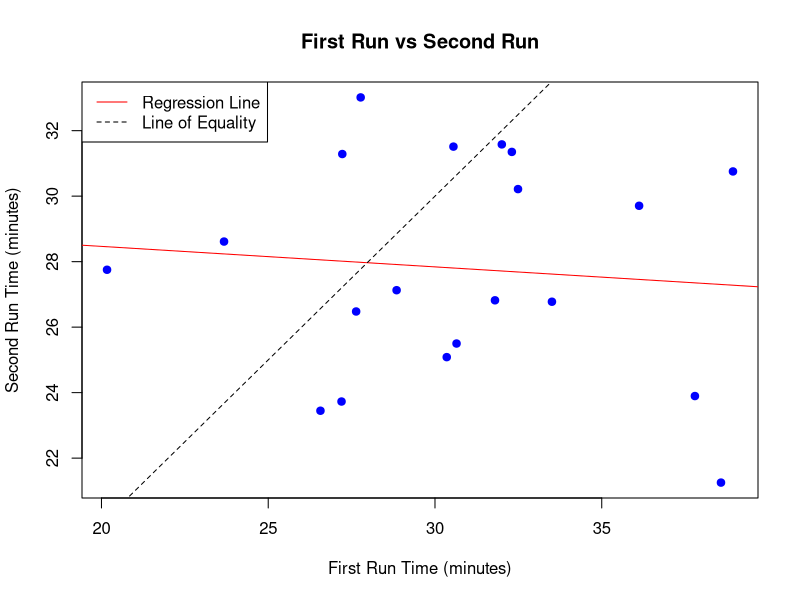
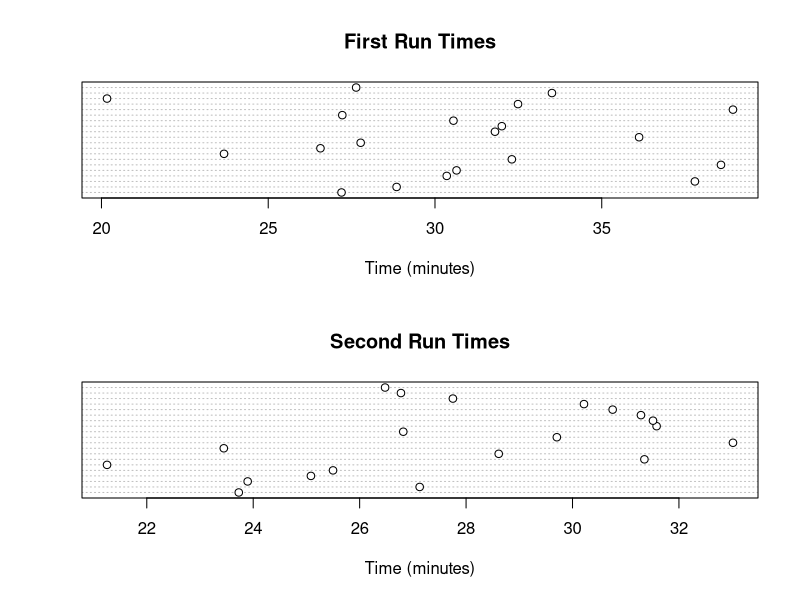
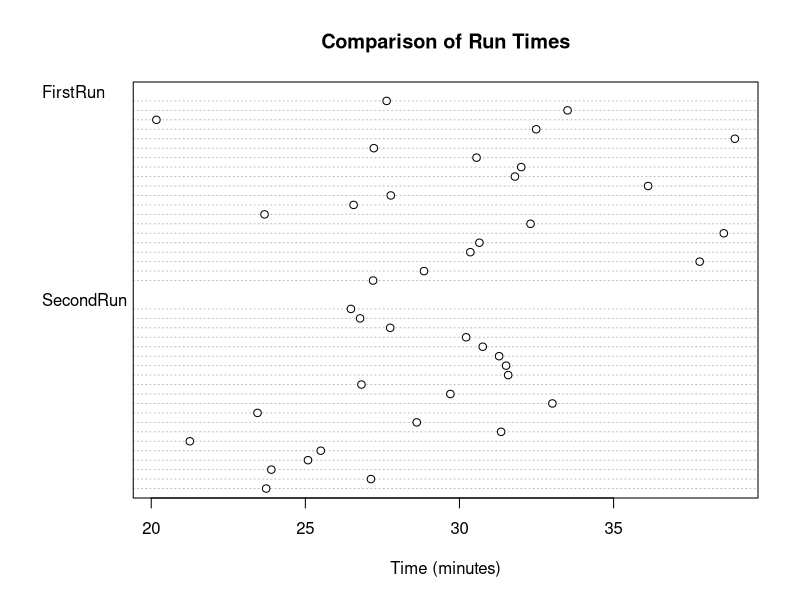
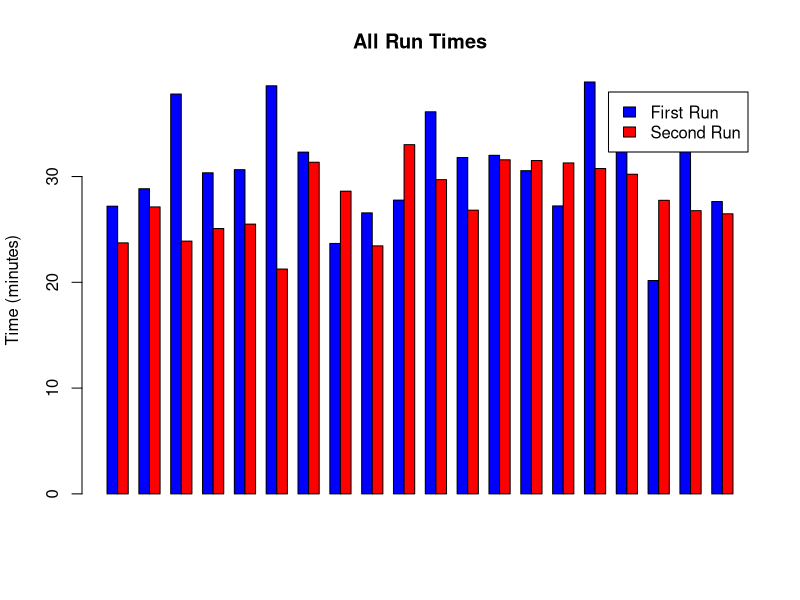
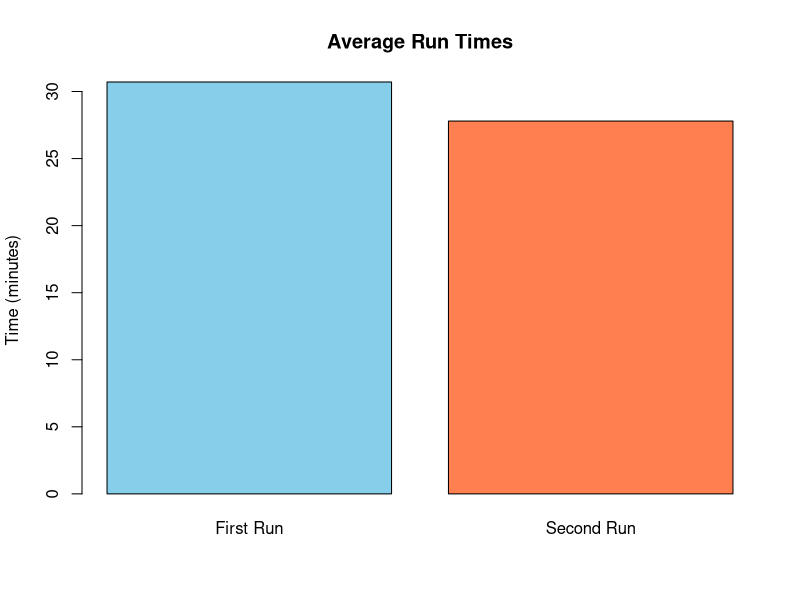
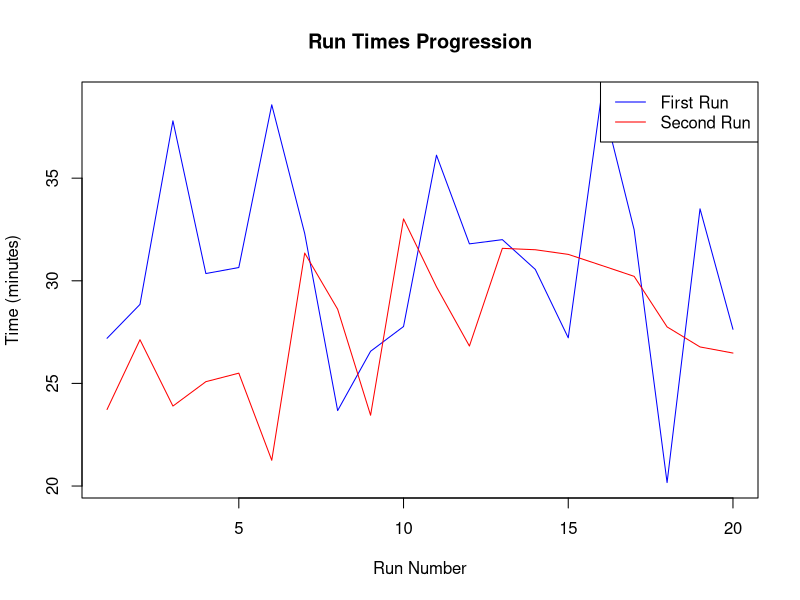
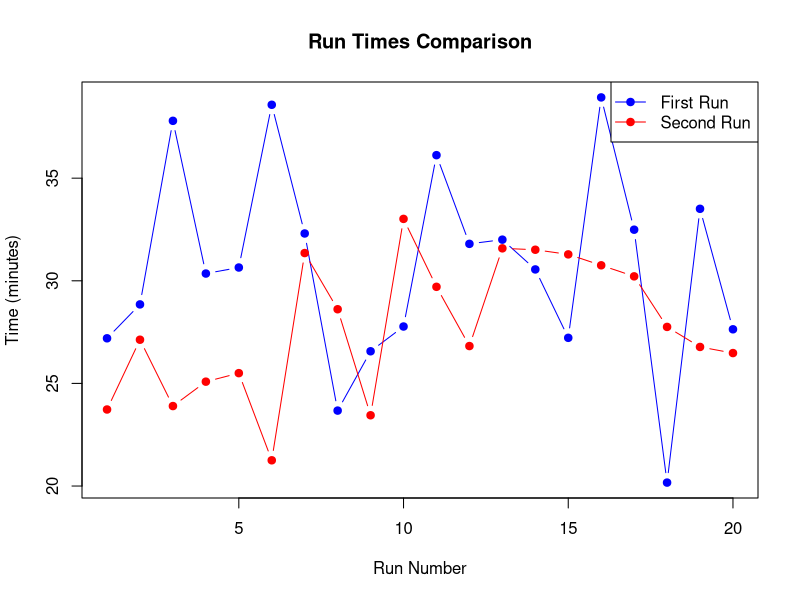
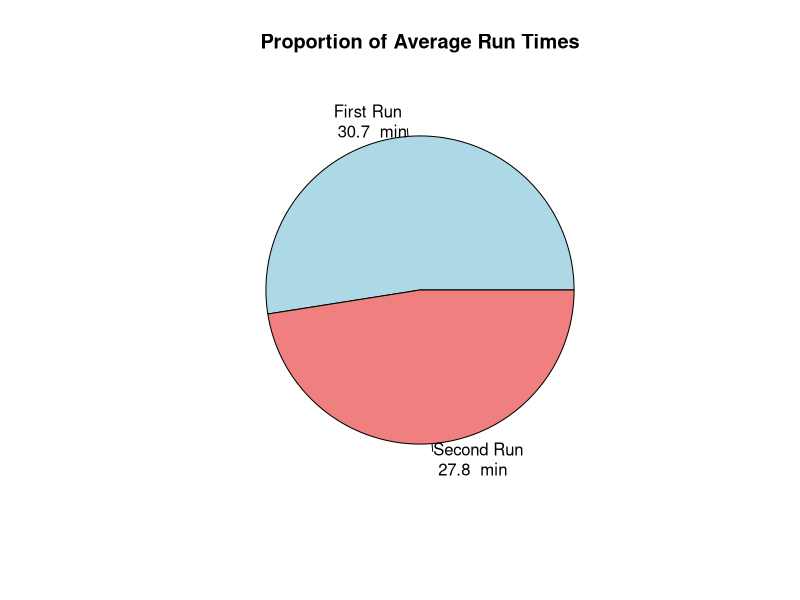

Write the R code that produced these figures, in order.
## ---- chunk 1
# Create sample data (replace this with your actual data loading)
set.seed(123)
n <- 20
rundata <- data.frame(
  FirstRun = rnorm(n, mean = 30, sd = 5),  # Times in minutes
  SecondRun = rnorm(n, mean = 28, sd = 4)  # Usually faster second time
)

# View the first few rows
head(rundata)
## ---- chunk 2
# Summary statistics
summary(rundata)

# Standard deviation
cat("Standard Deviation - First Run:", sd(rundata$FirstRun), "\n")
cat("Standard Deviation - Second Run:", sd(rundata$SecondRun), "\n")

# Mean Absolute Deviation
mad_mean <- function(x) { mean(abs(x - mean(x))) }
cat("MAD - First Run:", mad_mean(rundata$FirstRun), "\n")
cat("MAD - Second Run:", mad_mean(rundata$SecondRun), "\n")

# Median Absolute Deviation
cat("Median AD - First Run:", mad(rundata$FirstRun, constant=1), "\n")
cat("Median AD - Second Run:", mad(rundata$SecondRun, constant=1), "\n")

# Quartile Deviation
cat("Quartile Deviation - First Run:", IQR(rundata$FirstRun)/2, "\n")
cat("Quartile Deviation - Second Run:", IQR(rundata$SecondRun)/2, "\n")
## ---- chunk 3
# Basic scatter plot
plot(rundata$FirstRun, rundata$SecondRun,
     main="First Run vs Second Run",
     xlab="First Run Time (minutes)", ylab="Second Run Time (minutes)",
     pch=19, col="blue")

# Add regression line
abline(lm(rundata$SecondRun ~ rundata$FirstRun), col="red")

# Add line of equality (y=x)
abline(0, 1, lty=2)
legend("topleft", legend=c("Regression Line", "Line of Equality"), 
       col=c("red", "black"), lty=c(1, 2))
## ---- chunk 4
# Create dot plots for both runs
par(mfrow=c(2,1))

dotchart(rundata$FirstRun, 
         main="First Run Times", 
         xlab="Time (minutes)")

dotchart(rundata$SecondRun, 
         main="Second Run Times", 
         xlab="Time (minutes)")

# Reset plot layout
par(mfrow=c(1,1))

# Comparing both runs with groups
library(reshape2)
run_long <- melt(rundata[,c("FirstRun","SecondRun")])
names(run_long) <- c("Run", "Time")
dotchart(run_long$Time, groups=run_long$Run, 
         main="Comparison of Run Times",
         xlab="Time (minutes)")
## ---- chunk 5
# Side-by-side bar plot of all data points
barplot(t(as.matrix(rundata)), 
        beside=TRUE, 
        main="All Run Times",
        ylab="Time (minutes)",
        col=c("blue","red"),
        legend.text=c("First Run", "Second Run"))

# Bar plot of means
means <- colMeans(rundata[,c("FirstRun","SecondRun")])
barplot(means, 
        main="Average Run Times",
        ylab="Time (minutes)", 
        col=c("skyblue","coral"),
        names.arg=c("First Run", "Second Run"))
## ---- chunk 6
# Line chart showing individual progression
plot(1:nrow(rundata), rundata$FirstRun, type="l", col="blue", 
     main="Run Times Progression", ylab="Time (minutes)", xlab="Run Number")
lines(1:nrow(rundata), rundata$SecondRun, col="red")
legend("topright", legend=c("First Run", "Second Run"), 
       col=c("blue", "red"), lty=1)

# Connected scatter plot
plot(rundata$FirstRun, type="b", col="blue", pch=19,
     main="Run Times Comparison", ylab="Time (minutes)", xlab="Run Number")
lines(rundata$SecondRun, type="b", col="red", pch=19)
legend("topright", legend=c("First Run", "Second Run"), 
       col=c("blue", "red"), pch=19, lty=1)
## ---- chunk 7
# For means of each run
means <- colMeans(rundata[,c("FirstRun","SecondRun")])
pie(means, 
    labels=paste(c("First Run", "Second Run"), "\n", round(means, 1), " min"),
    main="Proportion of Average Run Times",
    col=c("lightblue","lightcoral"))
## ---- chunk 8
# Side-by-side boxplots
boxplot(rundata[,c("FirstRun","SecondRun")],
        names=c("First Run", "Second Run"),
        main="Distribution of Run Times",
        ylab="Time (minutes)",
        col=c("lightblue","lightgreen"))

# Add points for individual observations
stripchart(rundata[,c("FirstRun","SecondRun")], 
           vertical=TRUE, method="jitter", 
           pch=19, col="darkgray", add=TRUE)
## ---- chunk 9
# Calculate improvement
rundata$Improvement <- rundata$FirstRun - rundata$SecondRun
rundata$PercentImprovement <- (rundata$Improvement / rundata$FirstRun) * 100

# Summary of improvement
summary(rundata$Improvement)
summary(rundata$PercentImprovement)

# Histogram of improvement
hist(rundata$Improvement, 
     main="Distribution of Time Improvement",
     xlab="Improvement (minutes)",
     col="lightgreen",
     breaks=10)

# Boxplot of improvement
boxplot(rundata$Improvement, 
        main="Time Improvement",
        ylab="Minutes",
        col="lightgreen",
        horizontal=TRUE)
